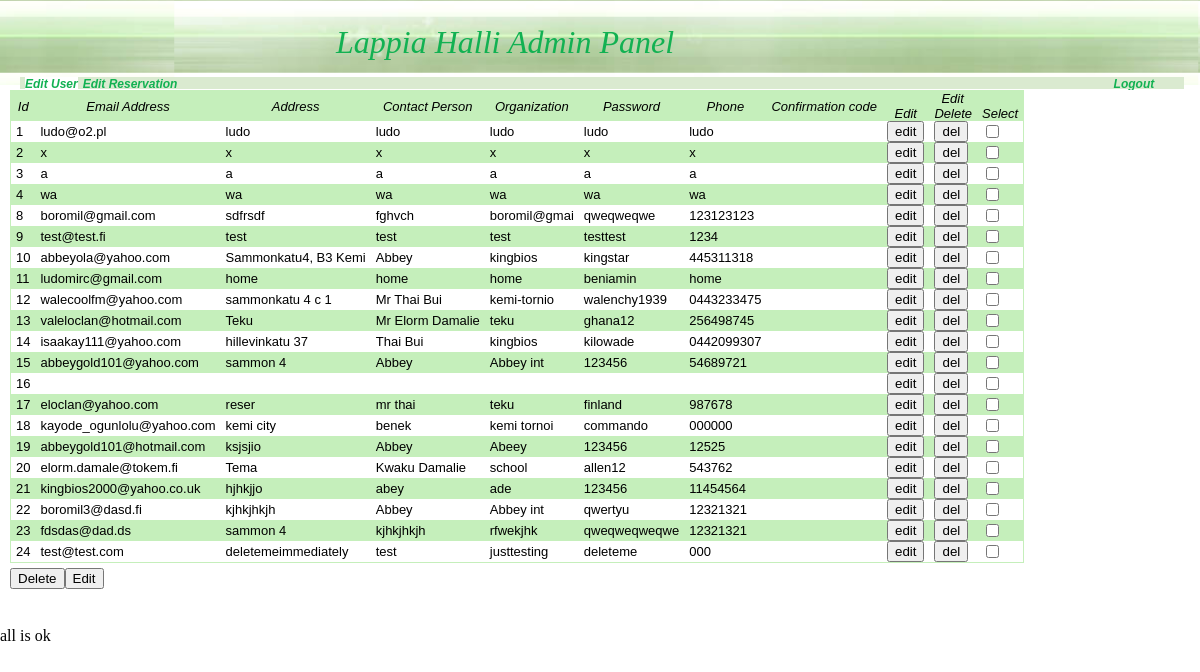
The app's page /Adminpanel/index.php?action=euser (signed in), older data.
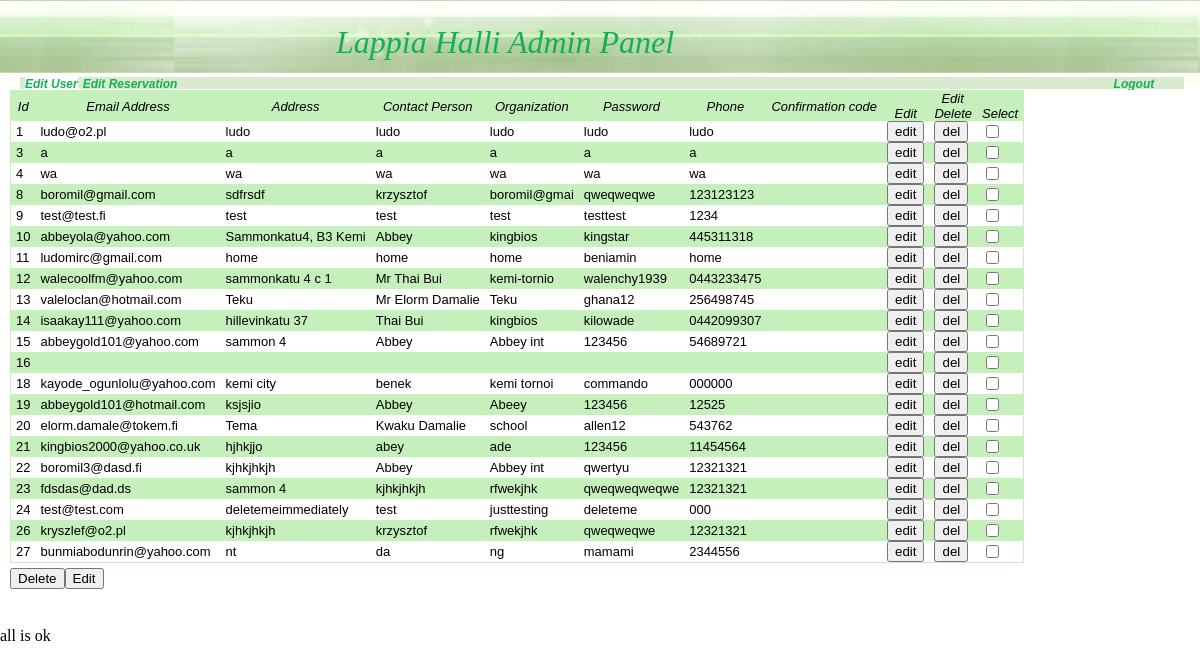
The same page, newer data.
### tables this page shows
CREATE TABLE IF NOT EXISTS `registereduser` (
  `idRegistereduser` int(11) NOT NULL AUTO_INCREMENT,
  `RegisteredEmailaddress` varchar(25) NOT NULL,
  `Address` varchar(25) NOT NULL,
  `Contactperson` varchar(25) NOT NULL,
  `Organizationname` varchar(12) NOT NULL,
  `password` varchar(12) NOT NULL,
  `phone` varchar(25) NOT NULL,
  `confirmationcode` varchar(25) NOT NULL,
  PRIMARY KEY (`idRegistereduser`)
);

### Adminpanel/edutuser.php (the view, shortened to what this page needs)
<?php
class EditUsers{
	private $resource;
	private $euser;
	public function EditUsers($quantity=10){
		if(!isset($_POST['euser'])){
			$this->euser['quantity']=$quantity;
			$this->ShowUsers($this->euser['quantity']);
		}
	}
	private function InitComponent()
	{
		if(isset($_SESSION['SQLSETTINGS']))
		{
				$row=$_SESSION['SQLSETTINGS'];
				$this->db= new SqlConnect($row['host'],$row['user'],$row['password'],$row['dbname']);
				$this->db->connectToDb();
				$this->resource= &$this->db->getResource();
		}
		else
		{
				echo 'err class AdminForm: not set $_SESSION[\'SQLSETTINGS\']';
				echo "<br> example setings \$_SESSION['SQLSETTINGS']=array('host'=>'url','user'=>'root','password'=>'password','dbname'=>'dbmane');";
				return NULL;
		}
	}
	private function ShowUsers($number)
	{
		$query="SELECT *, (SELECT COUNT(*) FROM registereduser) AS quantity FROM registereduser";
		$result=mysql_query($query,$this->resource);
		$form=NULL;
		$form.= "<form action='".$_SERVER['PHP_SELF']."' method='post' name='euser'>";
		$form.= "<table  cellpadding=\"0\" cellspacing=\"0\"class=\"showuser\">";
		$form.= "<tbody>";
		$form.= "<tr class=\"ttheader\"><th rowspan='2'>Id</th><th rowspan='2'>Email Address</th><th rowspan='2'>Address</th><th rowspan='2'>Contact Person</th><th rowspan='2'>Organization</th><th rowspan='2'>Password</th><th rowspan='2'>Phone</th><th rowspan='2'>Confirmation code</th><th colspan='3'>Edit</th></tr>";
		$form.= "<tr class=\"ttheader\"><th>Edit</td><th>Delete</th><th>Select</th></tr>";
		$i=1;
		while ($row = mysql_fetch_assoc($result)) {
    		$id= 		$row["idRegistereduser"];
    		$email= 	$row["RegisteredEmailaddress"];
    		$address= 	$row["Address"];
    		$person= 	$row["Contactperson"];
    		$oname=		$row["Organizationname"];
    		$pass= 		$row["password"];
    		$phone=		$row["phone"];
    		$code= 		$row["confirmationcode"];
    		$code? $code : $code="&nbsp";
			if(($i%2) == 0) $form.="\n<tr class=\"tcolor\">\n";
			else $form.="\n<tr class=\"tbcolor\">\n";
    		$form.="<td>$id</td><td>$email</td><td>$address</td><td>$person</td><td>$oname</td><td>$pass</td><td>$phone</td><td>$code</td><td><button type='submit'  name='action' value='edit $id'>edit</td><td><button type='submit'  name='action' value='delete $id'>del</td><td><input type='checkbox' name='select $id'></td></tr>";
			$i++;
		}
		$form.= "</tbody>";
		$form.= "</table>";
		$form.="<button type='submit'  name='action' value='group_delete'>Delete</button>";
		$form.="<button type='submit'  name='action' value='group_edit'>Edit</button>";
		$form.="<input type='hidden' name='euser' value='1'>";
		$form.="</form>";
		echo $form;
	}
}
?>

Row changes from the older to the newer data that the page shows:
removed registereduser: idRegistereduser "2", RegisteredEmailaddress "x", Address "x", Contactperson "x", Organizationname "x", password "x", phone "x"
removed registereduser: idRegistereduser "17", RegisteredEmailaddress "eloclan@yahoo.com", Address "reser", Contactperson "mr thai", Organizationname "teku", password "finland", phone "987678"
changed registereduser "boromil@gmail.com": Contactperson "fghvch" → "krzysztof"
changed registereduser "valeloclan@hotmail.com": Organizationname "teku" → "Teku"
added registereduser: idRegistereduser "26", RegisteredEmailaddress "kryszlef@o2.pl", Address "kjhkjhkjh", Contactperson "krzysztof", Organizationname "rfwekjhk", password "qweqweqwe", phone "12321321"
added registereduser: idRegistereduser "27", RegisteredEmailaddress "bunmiabodunrin@yahoo.com", Address "nt", Contactperson "da", Organizationname "ng", password "mamami", phone "2344556"
